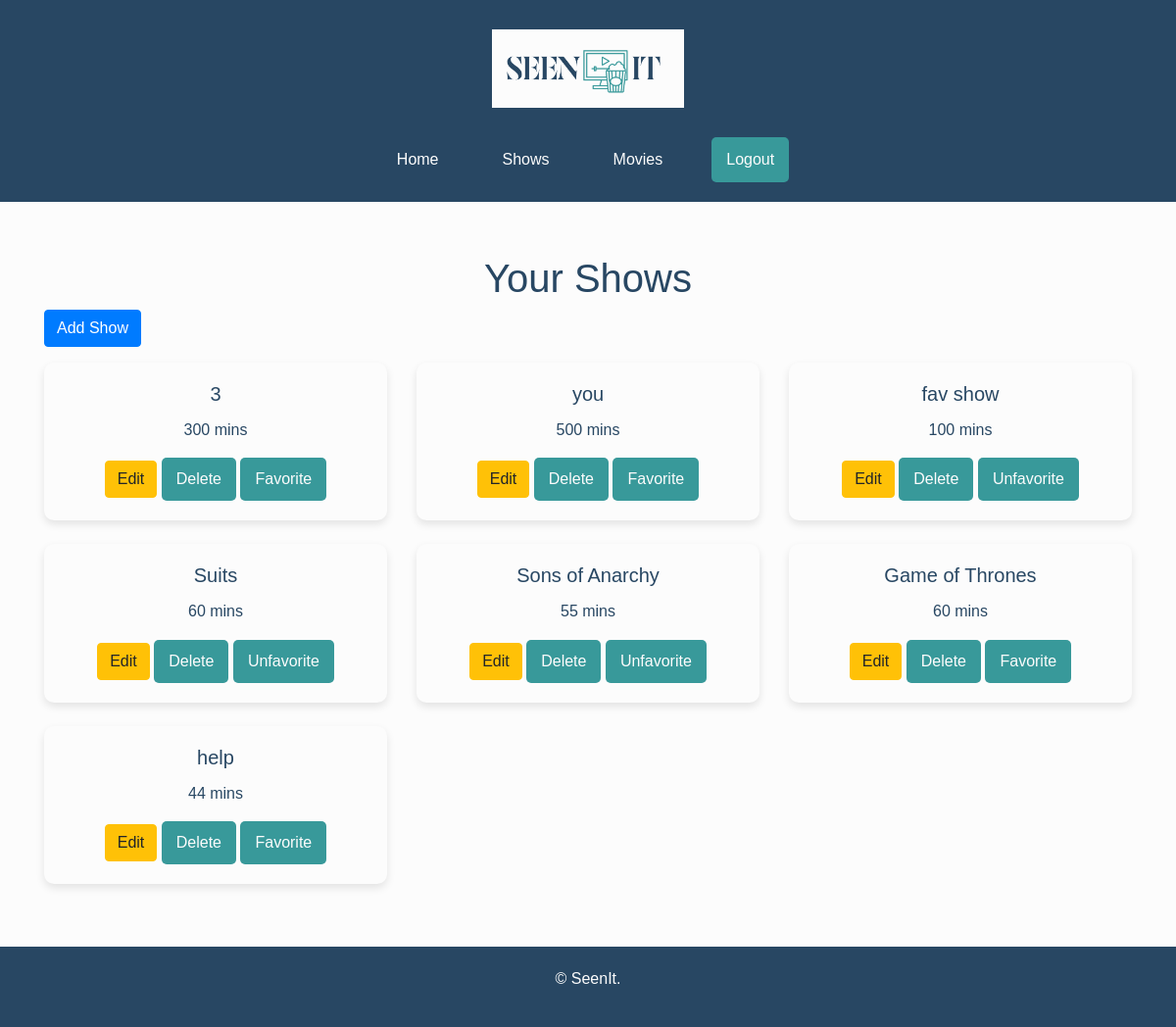
Page /shows/ (signed in) on the committed database.
### tracker/models.py (models this page shows, shortened)
class Show(models.Model):
    title = models.CharField(max_length=255)
    duration = models.IntegerField()  # Duration in minutes
    user = models.ForeignKey(User, on_delete=models.CASCADE)
    watched_date = models.DateField(auto_now_add=True)  # Date when the show was watched
    is_favorite = models.BooleanField(default=False)

### tracker/views.py (the view)
# urls.py: path('shows/', show_list, name='show_list'),
def show_list(request):
    shows = Show.objects.all()  # Get all shows by default
    return render(request, 'tracker/show_list.html', {'shows': shows})

### tracker/templates/tracker/show_list.html (shortened to what this page needs)
{% extends 'tracker/base.html' %}
{% block content %}
<div class="container mt-4">
    <h1 class="text-center">Your Shows</h1>
    <a href='{% url 'show_create' %}' class="btn btn-primary mb-3">Add Show</a>
    <div class="row">
        {% for show in shows %}
            <div class="col-md-4">
                <div class="card mb-4">
                    <div class="card-body text-center">
                        <h5 class="card-title">{{ show.title }}</h5>
                        <p class="card-text">{{ show.duration }} mins</p>
                        <a href='{% url 'show_update' show.pk %}' class="btn btn-warning">Edit</a>
                        <form action='{% url 'show_delete' show.pk %}' method='post' class="d-inline">
                            <button type='submit' class="btn btn-danger">Delete</button>
                        </form>
                        <form action='{% url 'show_favorite' show.pk %}' method='post' class="d-inline">
                            <button type='submit' class="btn btn-outline-warning">
                                {% if show.is_favorite %}
                                    Unfavorite
                                {% else %}
                                    Favorite
                                {% endif %}
                            </button>
                        </form>
                    </div>
                </div>
            </div>
        {% empty %}
            <div class="col-12">
                <p class="text-center">No shows added yet.</p>
            </div>
        {% endfor %}
    </div>
</div>
{% endblock %}

### tracker/static/styles.css (style rules this page uses)
body { font-family: 'Arial', sans-serif; margin: 0; padding: 0; background-color: #fcfcfc; color: #284763; line-height: 1.6; }
.card { border: none; border-radius: 10px; box-shadow: 0 4px 8px rgba(0, 0, 0, 0.1); transition: transform 0.3s ease; background-color: #fcfcfc; color: #284763; }
.card-body { padding: 20px; }

### tracker/templates/tracker/base.html (style rules this page uses)
button[type="submit"] { background-color: #38999a; color: #fcfcfc; padding: 10px 15px; border: none; border-radius: 5px; cursor: pointer; transition: background-color 0.3s ease; }

### rows in the picture
Show: title "3", duration "300", is_favorite "Favorite"
Show: title "you", duration "500", is_favorite "Favorite"
Show: title "fav show", duration "100", is_favorite "Unfavorite"
Show: title "Suits", duration "60", is_favorite "Unfavorite"
Show: title "Sons of Anarchy", duration "55", is_favorite "Unfavorite"
Show: title "Game of Thrones", duration "60", is_favorite "Favorite"
Show: title "help", duration "44", is_favorite "Favorite"
